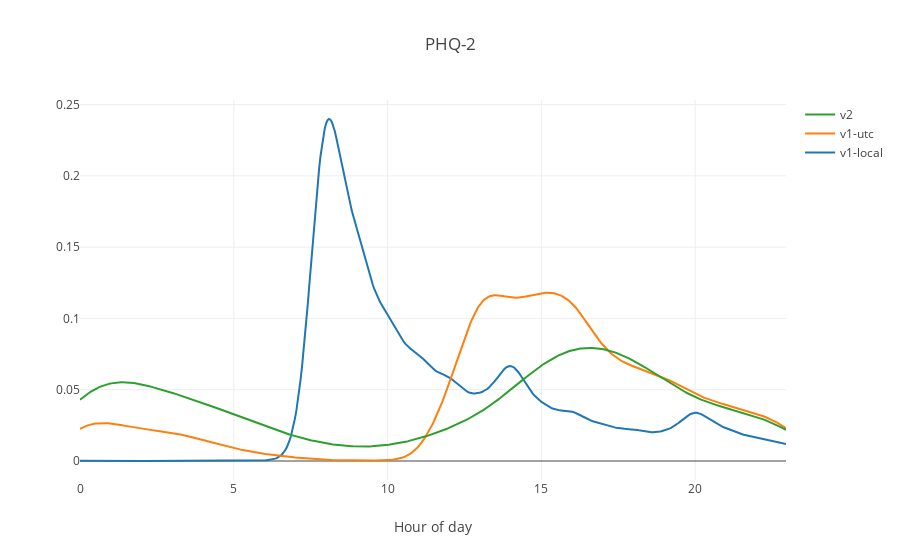
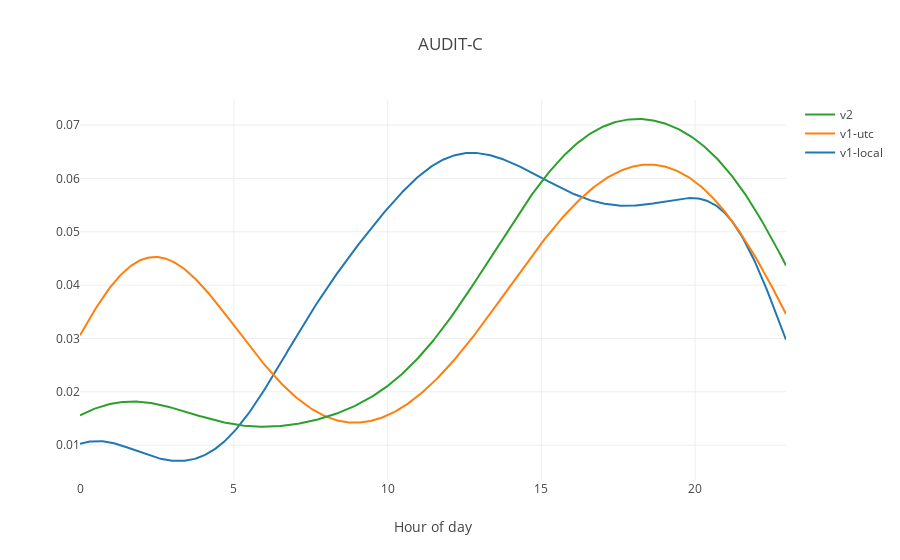
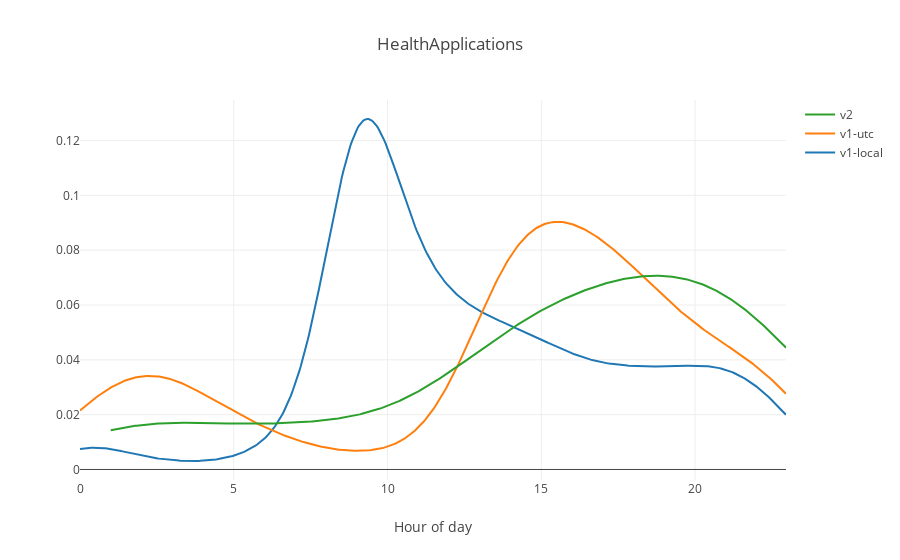
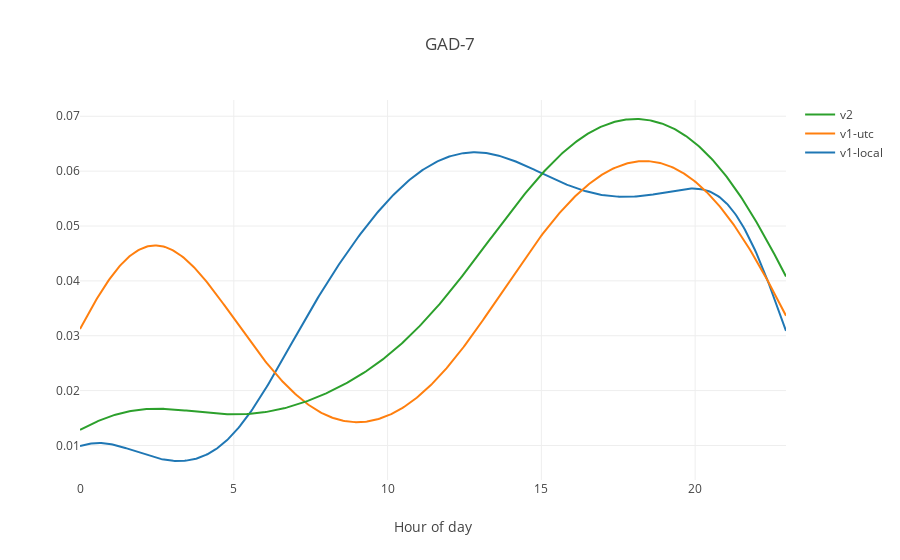

The code cell stored with these charts, in order, in its notebook:
### Markdown cell above
### Plot comparisons of raw v1 vs v2 data

### Code cell
# these are ok
ok = [
    
]
for v in sidmap.dropna(how='any', axis=0).itertuples():
    if v.Data == 'PHQ-9' or v.Data in ok:
        continue
        
    data = [
        pd.to_datetime(v1data[v.Data].timestamp).apply(lambda x: x.hour),
        pd.to_datetime(v1data[v.Data].timestampUTC).apply(lambda x: x.hour),
        pd.to_datetime(v2data[v.Data].timestampUTC).apply(lambda x: x.hour),
    ]
    labels = ['v1-local', 'v1-utc', 'v2']#, 'final']
    fig = ff.create_distplot(data, labels, show_hist=False, show_rug=False)
    fig['layout'].update(dict(
        title=f'{v.Data}',
        xaxis=dict(title='Hour of day')
    ))
    iplot(fig)

### Figure 1 — Plotly figure (JSON) as saved in the notebook; plotly's stock layout.template omitted (floating-point values rounded to 4 significant figures; data arrays with more than 128 entries replaced by an {"elided": "..."} marker saying what was removed)
{"data": [{"legendgroup": "v1-local", "marker": {"color": "rgb(31, 119, 180)"}, "mode": "lines", "name": "v1-local", "showlegend": true, "type": "scatter", "uid": "796da7f4-8179-43f1-942c-9bfa0cac1b51", "x": {"elided": "500 float values"}, "xaxis": "x", "y": {"elided": "500 float values"}, "yaxis": "y"}, {"legendgroup": "v1-utc", "marker": {"color": "rgb(255, 127, 14)"}, "mode": "lines", "name": "v1-utc", "showlegend": true, "type": "scatter", "uid": "4192aced-d716-4fd6-8758-34c1ddda2cd0", "x": {"elided": "500 float values"}, "xaxis": "x", "y": {"elided": "500 float values"}, "yaxis": "y"}, {"legendgroup": "v2", "marker": {"color": "rgb(44, 160, 44)"}, "mode": "lines", "name": "v2", "showlegend": true, "type": "scatter", "uid": "d202be9f-39d0-48c7-a847-d7dfff47ed25", "x": {"elided": "500 float values"}, "xaxis": "x", "y": {"elided": "500 float values"}, "yaxis": "y"}], "layout": {"barmode": "overlay", "hovermode": "closest", "legend": {"traceorder": "reversed"}, "title": "PHQ-2", "xaxis": {"anchor": "y2", "domain": [0, 1], "title": "Hour of day", "zeroline": false}, "yaxis": {"anchor": "free", "domain": [0, 1], "position": 0}}}

### Figure 2 — Plotly figure (JSON) as saved in the notebook; plotly's stock layout.template omitted (floating-point values rounded to 4 significant figures; data arrays with more than 128 entries replaced by an {"elided": "..."} marker saying what was removed)
{"data": [{"legendgroup": "v1-local", "marker": {"color": "rgb(31, 119, 180)"}, "mode": "lines", "name": "v1-local", "showlegend": true, "type": "scatter", "uid": "754c1b31-889b-4137-9330-25a2fc20c5e7", "x": {"elided": "500 float values"}, "xaxis": "x", "y": {"elided": "500 float values"}, "yaxis": "y"}, {"legendgroup": "v1-utc", "marker": {"color": "rgb(255, 127, 14)"}, "mode": "lines", "name": "v1-utc", "showlegend": true, "type": "scatter", "uid": "b17936da-f94c-46c8-a86e-2f06bda8babf", "x": {"elided": "500 float values"}, "xaxis": "x", "y": {"elided": "500 float values"}, "yaxis": "y"}, {"legendgroup": "v2", "marker": {"color": "rgb(44, 160, 44)"}, "mode": "lines", "name": "v2", "showlegend": true, "type": "scatter", "uid": "577feafc-8e21-45b7-9c42-9ca359930900", "x": {"elided": "500 float values"}, "xaxis": "x", "y": {"elided": "500 float values"}, "yaxis": "y"}], "layout": {"barmode": "overlay", "hovermode": "closest", "legend": {"traceorder": "reversed"}, "title": "AUDIT-C", "xaxis": {"anchor": "y2", "domain": [0, 1], "title": "Hour of day", "zeroline": false}, "yaxis": {"anchor": "free", "domain": [0, 1], "position": 0}}}

### Figure 3 — Plotly figure (JSON) as saved in the notebook; plotly's stock layout.template omitted (floating-point values rounded to 4 significant figures; data arrays with more than 128 entries replaced by an {"elided": "..."} marker saying what was removed)
{"data": [{"legendgroup": "v1-local", "marker": {"color": "rgb(31, 119, 180)"}, "mode": "lines", "name": "v1-local", "showlegend": true, "type": "scatter", "uid": "3eade57b-35ff-443d-aa44-7fe7b1320ebb", "x": {"elided": "500 float values"}, "xaxis": "x", "y": {"elided": "500 float values"}, "yaxis": "y"}, {"legendgroup": "v1-utc", "marker": {"color": "rgb(255, 127, 14)"}, "mode": "lines", "name": "v1-utc", "showlegend": true, "type": "scatter", "uid": "6ac1d79f-bcb5-47b5-8f9d-055b9c495587", "x": {"elided": "500 float values"}, "xaxis": "x", "y": {"elided": "500 float values"}, "yaxis": "y"}, {"legendgroup": "v2", "marker": {"color": "rgb(44, 160, 44)"}, "mode": "lines", "name": "v2", "showlegend": true, "type": "scatter", "uid": "daf81880-5c1b-4abb-8544-474e89ef9978", "x": {"elided": "500 float values"}, "xaxis": "x", "y": {"elided": "500 float values"}, "yaxis": "y"}], "layout": {"barmode": "overlay", "hovermode": "closest", "legend": {"traceorder": "reversed"}, "title": "HealthApplications", "xaxis": {"anchor": "y2", "domain": [0, 1], "title": "Hour of day", "zeroline": false}, "yaxis": {"anchor": "free", "domain": [0, 1], "position": 0}}}

### Figure 4 — Plotly figure (JSON) as saved in the notebook; plotly's stock layout.template omitted (floating-point values rounded to 4 significant figures; data arrays with more than 128 entries replaced by an {"elided": "..."} marker saying what was removed)
{"data": [{"legendgroup": "v1-local", "marker": {"color": "rgb(31, 119, 180)"}, "mode": "lines", "name": "v1-local", "showlegend": true, "type": "scatter", "uid": "0e1a8189-bf82-4b07-95ea-38ba214678ac", "x": {"elided": "500 float values"}, "xaxis": "x", "y": {"elided": "500 float values"}, "yaxis": "y"}, {"legendgroup": "v1-utc", "marker": {"color": "rgb(255, 127, 14)"}, "mode": "lines", "name": "v1-utc", "showlegend": true, "type": "scatter", "uid": "53d1ec49-2101-4ec7-842c-41801fa06c69", "x": {"elided": "500 float values"}, "xaxis": "x", "y": {"elided": "500 float values"}, "yaxis": "y"}, {"legendgroup": "v2", "marker": {"color": "rgb(44, 160, 44)"}, "mode": "lines", "name": "v2", "showlegend": true, "type": "scatter", "uid": "2212d792-7670-4a4e-b250-7e530d69937f", "x": {"elided": "500 float values"}, "xaxis": "x", "y": {"elided": "500 float values"}, "yaxis": "y"}], "layout": {"barmode": "overlay", "hovermode": "closest", "legend": {"traceorder": "reversed"}, "title": "GAD-7", "xaxis": {"anchor": "y2", "domain": [0, 1], "title": "Hour of day", "zeroline": false}, "yaxis": {"anchor": "free", "domain": [0, 1], "position": 0}}}
